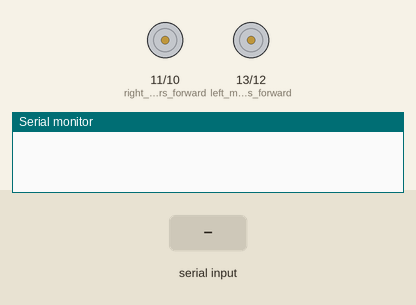
The sketch below on a simulated Arduino Uno, built with avr-gcc and run on an emulated ATmega328P. On the bench: motor-driver pin pairs drawn as motors (green arrow = first pin HIGH = forward, orange = second pin HIGH = backward, longer = more drive), the last lines printed to the serial monitor. The inputs (shaded band) are chosen by the test bench.

Above: at 1.2 s.
1.3 s: "1" received over Serial
At 1.7 s:
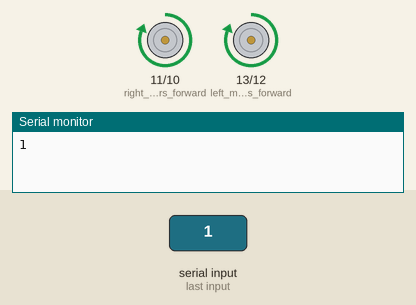
2.9 s: "2" received over Serial
At 4.2 s:
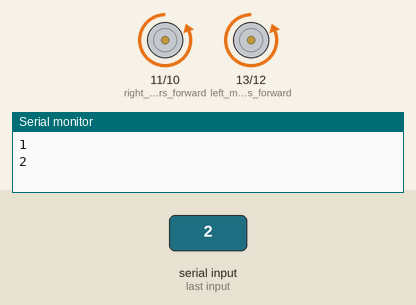
4.5 s: "3" received over Serial
At 5.3 s:
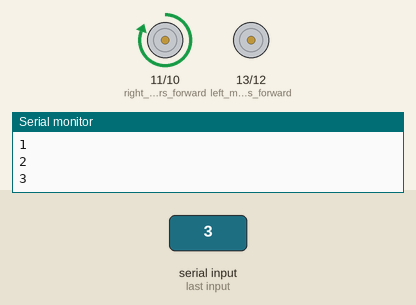
6.0 s: "4" received over Serial
At 6.5 s:
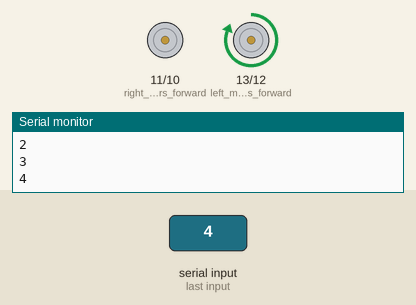
7.5 s: "5" received over Serial
At 8.8 s:
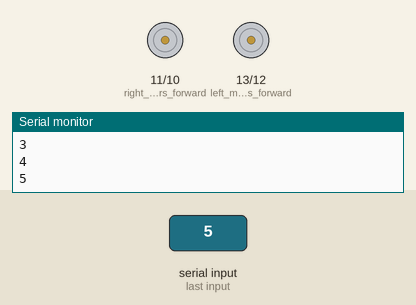
Timing chart, 0 to 10.0 s (numbered marks = the images above; inputs shaded):
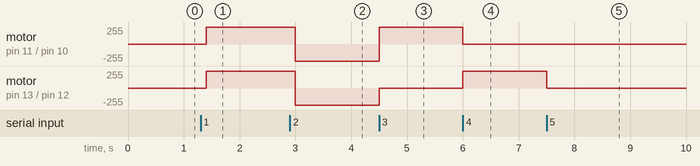

The sketch:

Program.ino
```cpp
char n;

void setup() {
pinMode(13,OUTPUT);   //left motors forward
pinMode(12,OUTPUT);   //left motors reverse
pinMode(11,OUTPUT);   //right motors forward
pinMode(10,OUTPUT);   //right motors reverse

Serial.begin(9600);

}

void loop() {
if(Serial.available()){
  n= Serial.read();
  Serial.println(n);
}

if(n== '1'){            //move forward(all motors rotate in forward direction)
  digitalWrite(13,HIGH);
  digitalWrite(12,LOW);
  digitalWrite(11,HIGH);
  digitalWrite(10,LOW);
}

else if(n == '2'){      //move reverse (all motors rotate in reverse direction)
  digitalWrite(13,LOW);
  digitalWrite(12,HIGH);
  digitalWrite(11,LOW);
  digitalWrite(10,HIGH);
}

else if(n== '3'){      //turn right (left side motors rotate in forward direction, right side motors doesn't rotate)
  digitalWrite(13,LOW);
  digitalWrite(12,LOW);
  digitalWrite(11,HIGH);
  digitalWrite(10,LOW);
}

else if(n== '4'){      //turn left (right side motors rotate in forward direction, left side motors doesn't rotate)
  digitalWrite(13,HIGH);
  digitalWrite(12,LOW);
  digitalWrite(11,LOW);
  digitalWrite(10,LOW);
}

else if(n == '5'){      //STOP (all motors stop)
  digitalWrite(13,LOW);
  digitalWrite(12,LOW);
  digitalWrite(11,LOW);
  digitalWrite(10,LOW);
}
delay(100);
}
```

Measured:
- after the input at 1.3 s, motor on pin 11 (right_motors_forward) / pin 10 (right_motors_reverse), motor on pin 13 (left_motors_forward) / pin 12 (left_motors_reverse): stopped → forward 255/255 after 0.10 s
- after the input at 2.9 s, motor on pin 11 (right_motors_forward) / pin 10 (right_motors_reverse), motor on pin 13 (left_motors_forward) / pin 12 (left_motors_reverse): forward 255/255 → backward 255/255 after 0.10 s
- after the input at 4.5 s, motor on pin 11 (right_motors_forward) / pin 10 (right_motors_reverse): backward 255/255 → forward 255/255 at once; motor on pin 13 (left_motors_forward) / pin 12 (left_motors_reverse): backward 255/255 → stopped at once
- after the input at 6.0 s, motor on pin 11 (right_motors_forward) / pin 10 (right_motors_reverse): forward 255/255 → stopped at once; motor on pin 13 (left_motors_forward) / pin 12 (left_motors_reverse): stopped → forward 255/255 at once
- after the input at 7.5 s, motor on pin 13 (left_motors_forward) / pin 12 (left_motors_reverse): forward 255/255 → stopped at once
